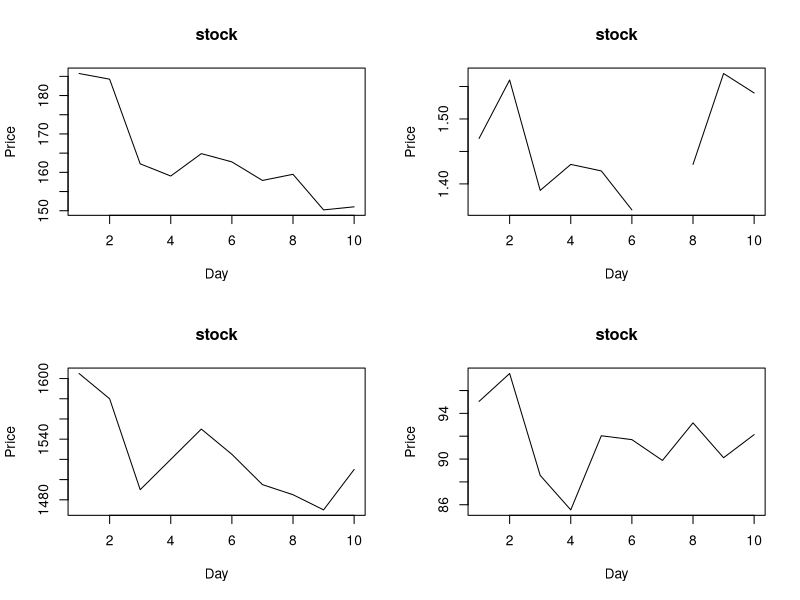
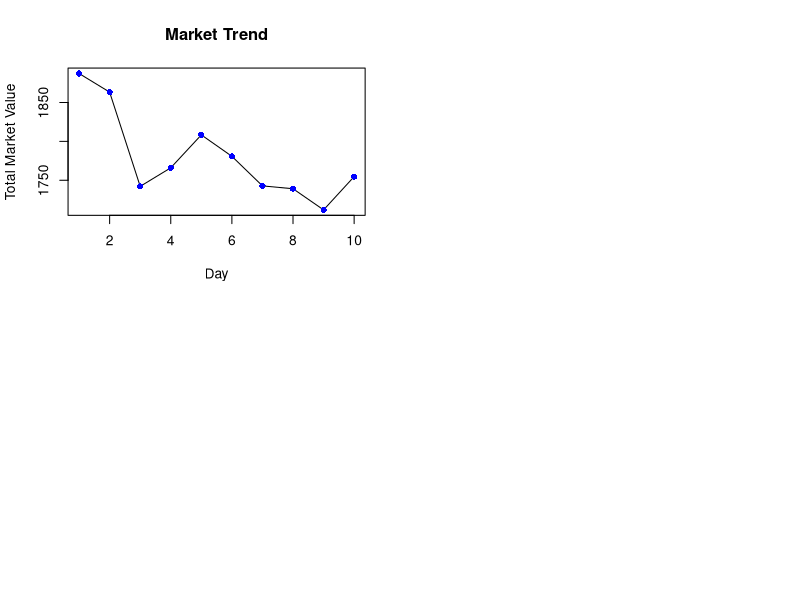

Write R code to recreate these figures, in order. (Note: this script raises an error after producing the figures.)
## ---- chunk 1
setwd("/Users/anastasiabernat/Desktop/Rlessons/")
## ---- chunk 2
str(lapply)
## ---- chunk 3
head(lapply) # R's source code written in C
## ---- chunk 4
str(rnorm) # sample size, mean of sample to be simulated, etc.
str(runif) # sample size, and the lower and upper limits of the distribution
## ---- chunk 5
x <- list(a = 1:5, b = rnorm(10)) # list w/ 2 elements.
l <- lapply(x, mean)
l # new values assembled in a new list
## ---- chunk 6
x <- list(a=1:4, b=rnorm(10), c=rnorm(20,1), d= rnorm(100, 5))
lapply(x, mean)
## ---- chunk 7
x <- 1:4 
#mean(x)
lapply(x, runif) 
## ---- chunk 8
x <- 1:4
lapply(x, runif, min=0, max=10)
## ---- chunk 9
x <- list(a = matrix(1:4, 2, 2), b = matrix( 1:6, 3, 2))

lapply(x, function(elt) elt[,1])
## ---- chunk 10
x <- list(a=1:4, b=rnorm(10), c=rnorm(20,1), d=rnorm(100,5))
lapply(x,mean)
sapply(x,mean)
## ---- chunk 11
str(split)
## ---- chunk 12
str(gl)
?gl
## ---- chunk 13
x <- c(rnorm(10), runif(10), rnorm(10,1))
f <- gl(3,10)
split(x,f)
## ---- chunk 14
lapply(split(x,f), mean)
## ---- chunk 15
str(apply) 
## ---- chunk 16
d <- as.data.frame(matrix(
  c(185.74, 184.26, 162.21, 159.04, 164.87, 
         162.72, 157.89, 159.49, 150.22, 151.02, 
         1.47, 1.56, 1.39, 1.43, 1.42, 
         1.36, NA, 1.43, 1.57, 1.54,
         1605, 1580, 1490, 1520, 1550, 
         1525, 1495, 1485, 1470, 1510, 
         95.05, 97.49, 88.57, 85.55, 92.04, 
         91.70, 89.88, 93.17, 90.12, 92.14), ncol=4, nrow=10,
  dimnames = list(c("Day1","Day2","Day3","Day4","Day5",
                    "Day6","Day7","Day8","Day9","Day10"),
                  c("Stock1", "Stock2", "Stock3", "Stock4"))))
d
## ---- chunk 17
AVG <- apply(X=d, MARGIN=2, FUN=mean)
AVG <- apply(X=d, MARGIN=2, FUN=mean, na.rm=TRUE)
AVG
## ---- chunk 18
colMeans(d, na.rm=TRUE)
## ---- chunk 19
apply(X=d, MARGIN=2, FUN=max, na.rm=TRUE) # find max
## ---- chunk 20
apply(X=d, MARGIN=2, FUN=quantile, probs=c(0.2, 0.8), na.rm=TRUE)
## ---- chunk 21
par(mfrow=c(2,2))
apply(X=d, MARGIN=2, FUN=plot, type="l", main="stock", ylab= "Price", xlab="Day")
## ---- chunk 22
apply(X=d, MARGIN=1, FUN=sum, na.rm=TRUE)
## ---- chunk 23
plot(apply(X=d, MARGIN=1, FUN=sum, na.rm=TRUE), type="l", ylab= "Total Market Value", xlab="Day", main="Market Trend")
points(apply(d, 1, FUN=sum, na.rm=TRUE), pch=16, col="blue")
## ---- chunk 24
LungCapData <- read.table("LungCapData.txt", header=TRUE)
str(LungCapData)
## ---- chunk 25
attach(LungCapData)
## ---- chunk 26
str(tapply)
## ---- chunk 27
tapply(X=Age, INDEX=Smoke, FUN=mean, na.rm=T)
## ---- chunk 28
tapply(X=Age, INDEX=Smoke, FUN=mean, na.rm=T, simplify=FALSE) # returns a list format
## ---- chunk 29
mean(Age[Smoke=="no"])
mean(Age[Smoke=="yes"])
## ---- chunk 30
tapply(Age, Smoke, summary)
## ---- chunk 31
tapply(Age, Smoke, quantile, probs=c(0.2,0.8))
## ---- chunk 32
tapply(X=Age, INDEX=list(Smoke,Gender), FUN=mean, na.rm=T)
## ---- chunk 33
mean(Age[Smoke=="no" & Gender=="female"])
mean(Age[Smoke=="no" & Gender=="male"])
mean(Age[Smoke=="yes" & Gender=="female"])
mean(Age[Smoke=="yes" & Gender=="male"])
## ---- chunk 34
by(Age, list(Smoke, Gender), mean, na.rm=T)
## ---- chunk 35
temp <- by(Age, list(Smoke, Gender), mean, na.rm=T)
temp[4]
class(temp)
temp2 <- c(temp) # convert to a vector
temp2
class(temp2)
## ---- chunk 36
str(mapply)
## ---- chunk 37
list(rep(1,4), rep(2,3), rep(3,2), rep(4,1)) # tedius to type
mapply(rep, 1:4, 4:1)
## ---- chunk 38
noise <- function(n, mean, sd) {
  set.seed(100)
  rnorm(n, mean, sd)
}
noise(5,1,2)
noise(1:5, 1:5, 2) # if pass a vector of arguments, this doesn't work correctly

mapply(noise, 1:5, 1:5, 2) # this is how it should be:

# which is the same as:
list(noise(1,1,2), noise(2,2,2), 
     noise(3,3,2), noise(4,4,2),
     noise(5,5,2))

## ---- chunk 39
library(purrr)
library(dplyr)
## ---- chunk 40
x <- list(a = 1:5, b = rnorm(10)) # list w/ 2 elements.
l <- map(x, mean)
l
## ---- chunk 41
values <- 1:10
map(values, function(x) {rnorm(10, x)})

1:10 %>%
  map(~ rnorm(10, .x))
## ---- chunk 42
head(mtcars)
## ---- chunk 43
mtcars %>%
  split(.$cyl) %>%
  map(~ lm(mpg ~ wt, data = .)) %>%
  map(summary)
## ---- chunk 44
map_chr(mtcars, typeof) # always returns a character vector
map_lgl(mtcars, is.double) # always returns a logical vector

n_unique <- function(x) { length(unique(x)) }
map_int(mtcars, n_unique) # always returns an integer vector

map_dbl(mtcars, mean) # always returns a double vector (also known as floats)
## ---- chunk 45
1:10 %>%
  map(rnorm, n = 10) %>%  # output a list
  map_dbl(mean)           # output an atomic vector
## ---- chunk 46
myFunction <- function(arg1){
  col <- arg1 * 2
  x <- as.data.frame(col)
}
values <- c(1, 3, 5, 7, 9)
df <- map_dfr(values, myFunction) # binds the results row-wise
df <- map_dfc(values, myFunction) # binds the results column-wise
## ---- chunk 47
mtcars %>%
  split(.$cyl) %>%
  map(~ lm(mpg ~ wt, data = .x)) %>%
  map_dfr(~ as.data.frame(t(as.matrix(coef(.)))))
